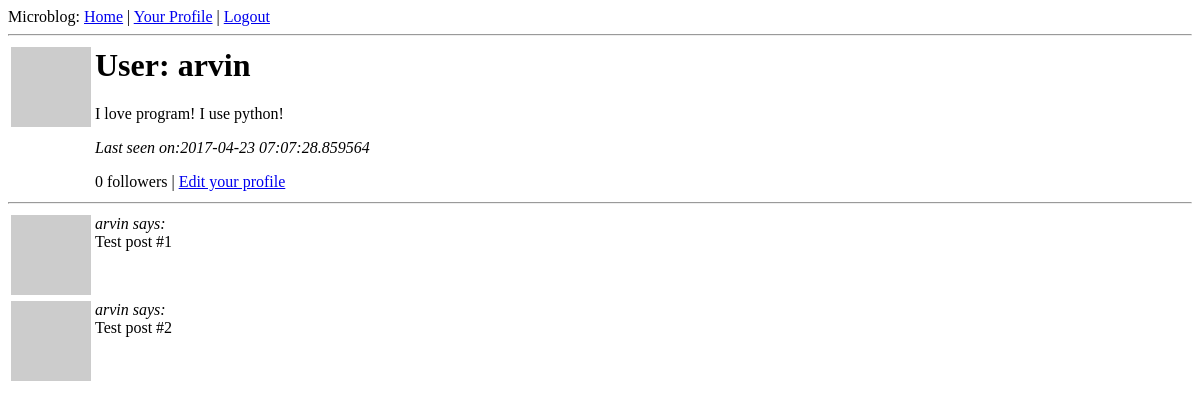
The app's page /user/arvin (signed in), older data.
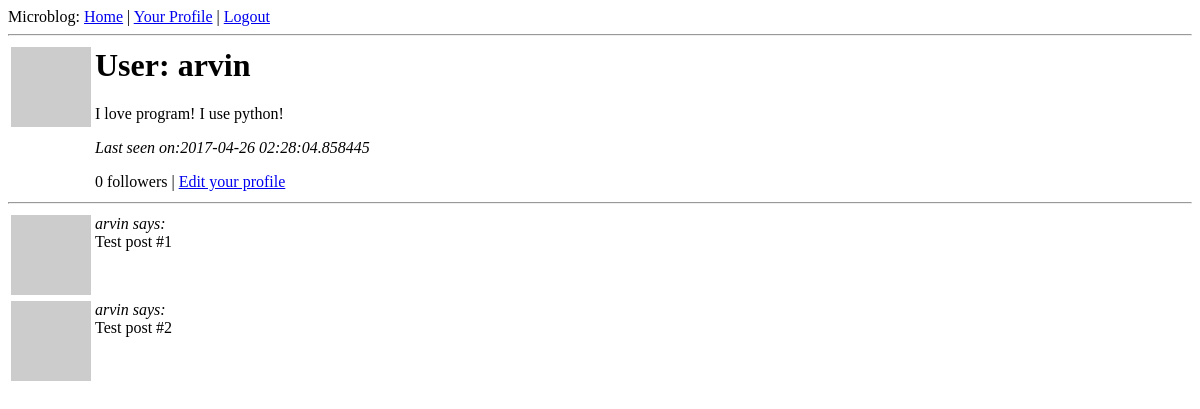
The same page, newer data.
### app/models.py (models this page shows, shortened)
class User(UserMixin, db.Model):
    id = db.Column(db.Integer, primary_key=True)
    nickname = db.Column(db.String(64), index=True, unique=True)
    email = db.Column(db.String(120), index=True, unique=True)
    posts = db.relationship('Post', backref='author', lazy='dynamic')
    about_me = db.Column(db.String(140))
    last_seen = db.Column(db.DateTime)
    followed = db.relationship('User',
                               secondary=followers,
                               primaryjoin=(followers.c.follower_id == id),
                               secondaryjoin=(followers.c.followed_id == id),
                               backref=db.backref('followers', lazy='dynamic'),
                               lazy='dynamic')
    def avatar(self, size):
        return 'http://www.gravatar.com/avatar/%s?d=mm&s=%d' % (
            md5(self.email.encode('utf-8')).hexdigest(), size)

### app/views.py (the view)
@app.route('/user/<nickname>')
@login_required
def user(nickname):
    user = User.query.filter_by(nickname=nickname).first()
    if user is None:
        flash('User {} not found'.format(nickname))
        return redirect(url_for('index'))
    posts = [
        {'author': user, 'body': 'Test post #1'},
        {'author': user, 'body': 'Test post #2'}
    ]
    return render_template('user.html',
                           user=user,
                           posts=posts)

### app/views.py (called while the page is built)
@lm.user_loader
def load_user(id):
    return User.query.get(int(id))

@app.before_request
def before_request():
    g.user = current_user
    if g.user.is_authenticated:
        g.user.last_seen = datetime.utcnow()
        db.session.add(g.user)
        db.session.commit()

### app/templates/user.html
{% extends "base.html" %}
{% block content %}
     <table>
      <tr valign="top">
          <td><img src="{{ user.avatar(128) }}"></td>
          <td>
              <h1>User: {{ user.nickname }}</h1>
              {% if user.about_me %}<p>{{ user.about_me }}</p>{% endif %}
              {% if user.last_seen %}<p><i>Last seen on:{{ user.last_seen }}</i></p>{% endif %}
              <p>{{ user.followers.count() }} followers |
                  {% if user.id == g.user.id %}
                      <a href="{{ url_for('edit') }}">Edit your profile</a>
                  {% elif not g.user.is_following(user) %}
                      <a href="{{ url_for('follow', nickname=user.nickname) }}">Follow</a>
                  {% else %}
                      <a href="{{ url_for('unfollow', nickname=user.nickname) }}">Unfollow</a>
                  {% endif %}
              </p>
          </td>
      </tr>
     </table>
    <hr>
    {% for post in posts %}
        {% include 'post.html' %}
    {% endfor %}
{% endblock %}

### app/templates/base.html (shortened to what this page needs)
<html>
  <head>
  </head>
  <body>
    <div>Microblog:
      <a href="{{ url_for('index')}}">Home</a>
      {% if g.user.is_authenticated %}
      | <a href="{{ url_for('user', nickname = g.user.nickname) }}">Your Profile</a>
      | <a href="{{ url_for('logout')}}">Logout</a>
      {% endif %}
    </div>
    <hr>
    {% block content %}
    {% endblock %}
  </body>
</html>

### app/templates/post.html
<table>
  <tr valign="top">
      <td><img src="{{ post.author.avatar(50) }}"></td><td><i>{{ post.author.nickname }} says:</i><br>{{ post.body }}</td>
  </tr>
</table>

Row changes from the older to the newer data that the page shows:
changed User "arvin": last_seen "2017-04-23 07:07:28.859564" → "2017-04-26 02:28:04.858445"
